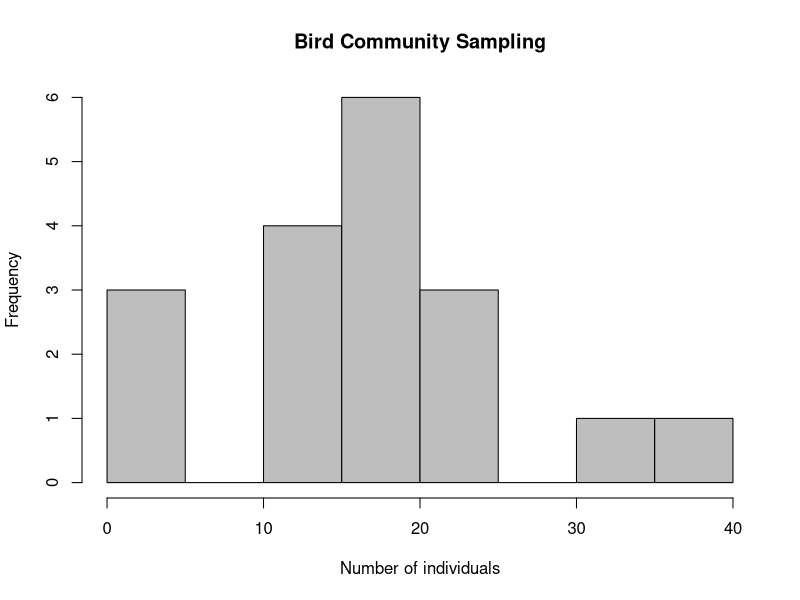
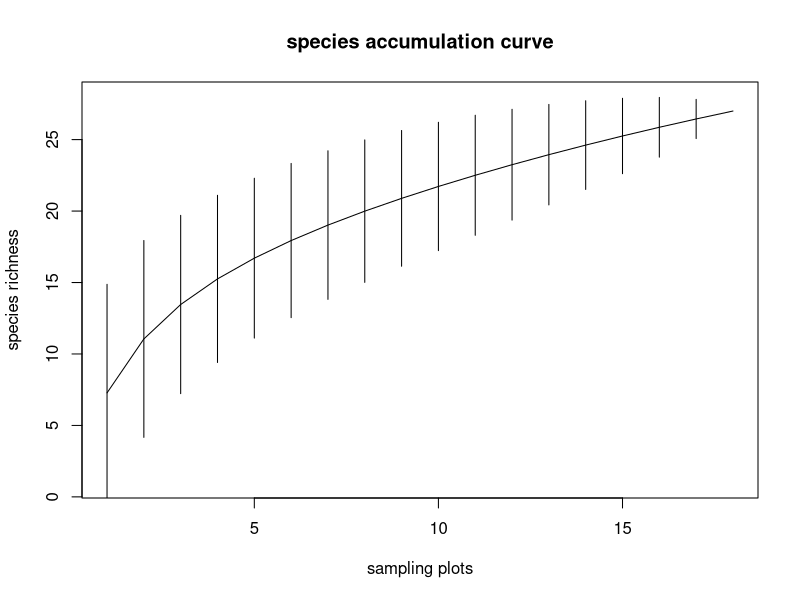
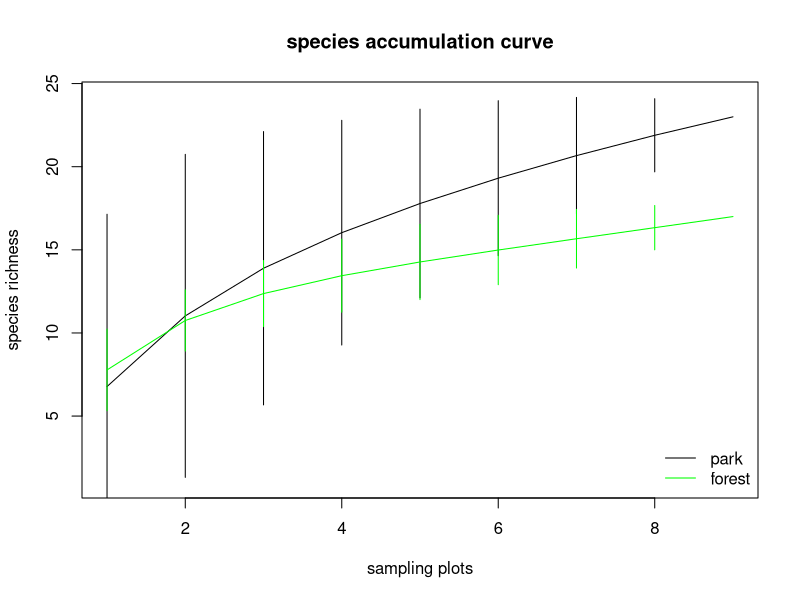

Source code (R) for these figures, in order:
## ---- chunk 1
options(knitr.duplicate.label = "allow")
knitr::opts_chunk$set(echo = TRUE)
library(vegan)
## ---- chunk 2
bird<-read.csv("data/data2/Bird_community.csv", sep=",", header=TRUE, row.names = 1)
bird[is.na(bird)] <- 0
env<-read.csv("data/data2/bird_environment.csv", sep = ";", dec = ",", header = TRUE)
env[is.na(env)] <- 0

hist(rowSums(bird),
     col = "grey", # colors of bins
     main = "Bird Community Sampling", # plot title
     xlab = "Number of individuals") # x-axis title
## ---- chunk 3
# species richness

# rarefaction (to smalles species size in dataset) to make different sites comparable
# cause our sites were sampled in a similar manner in terms of sampling intensity we don't have to create rarefaction curves but species-accumulation-curve 
#-> how good was sampling to assess species richness? 
SAC <- specaccum(bird)
plot(SAC, xlab = "sampling plots", ylab = "species richness", main="species accumulation curve")

SAC_park <- specaccum(subset(bird, env$category == "park"))
SAC_fore <- specaccum(subset(bird, env$category == "forest"))

plot(SAC_park, xlab = "sampling plots", ylab = "species richness", main="species accumulation curve")
plot(SAC_fore, xlab = "samplingplots", ylab = "species richness", main="species accumulation curve", col="green", add = T)
legend("bottomright", legend = c("park","forest"), col = c("black","green"),lwd=1, bty = "n")
